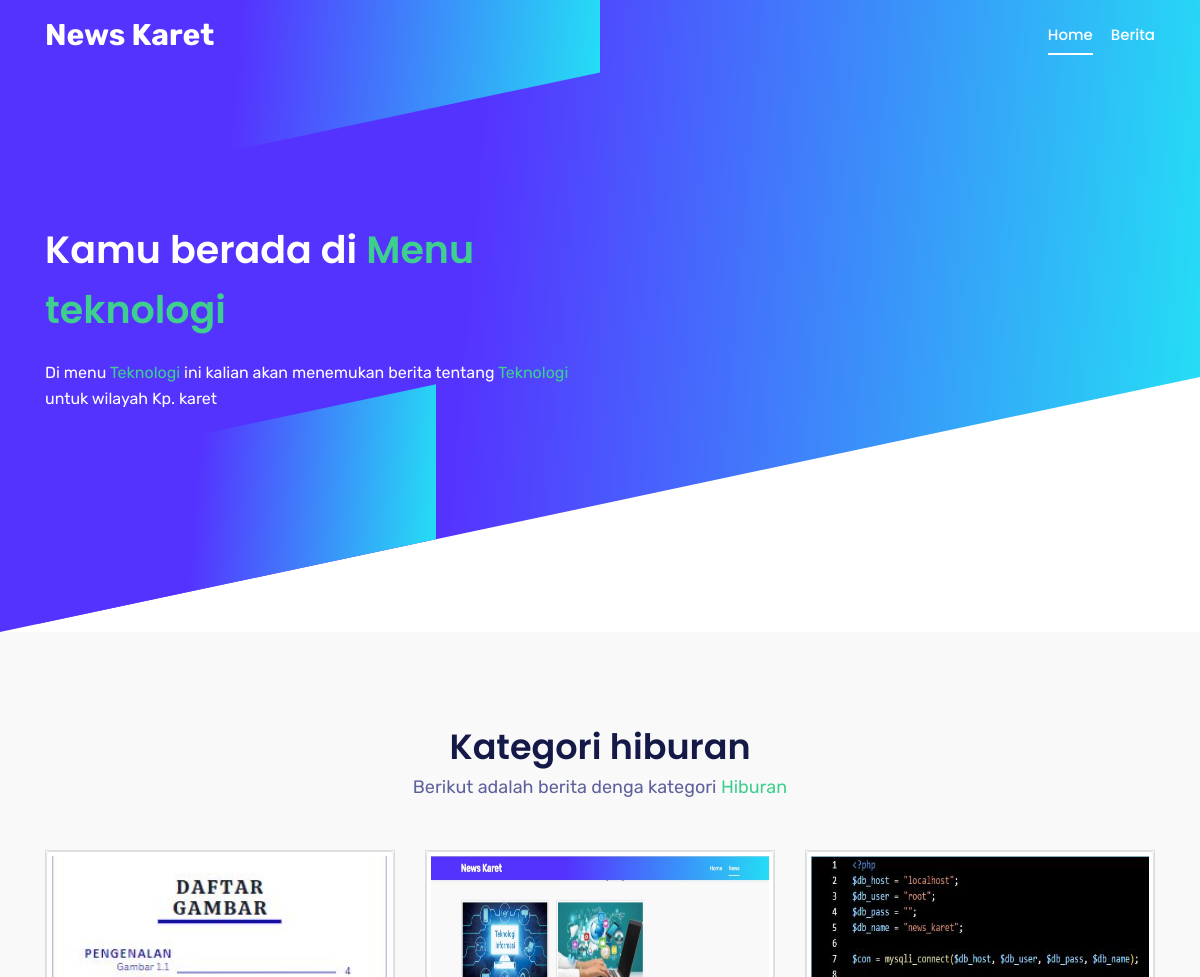
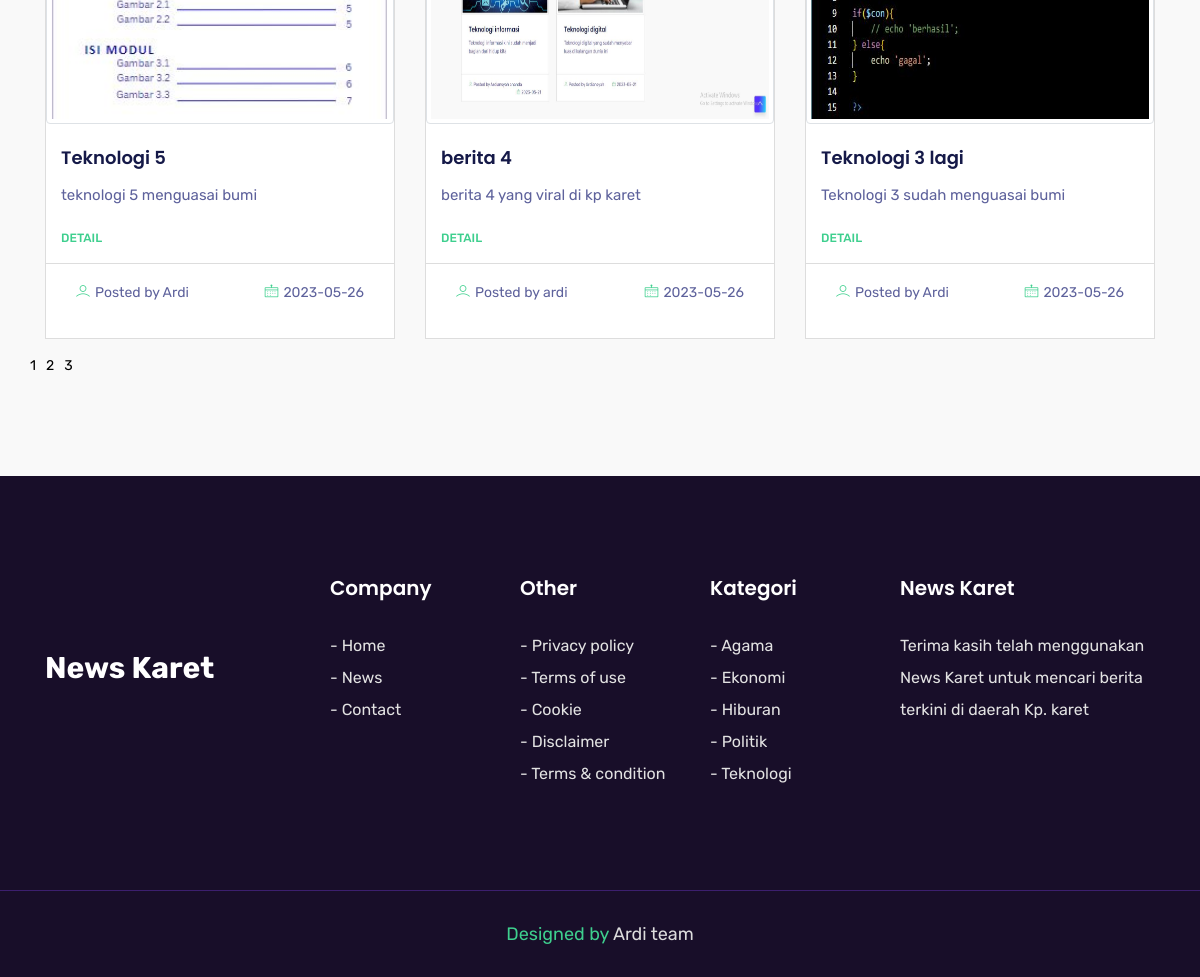
The app's page /berita-tentang/teknologi.php with its own data (2 pictures, top to bottom).
### tables this page shows
CREATE TABLE `teknologi` (
  `id` int(11) NOT NULL,
  `judul` varchar(100) NOT NULL,
  `nama_penulis` varchar(35) NOT NULL,
  `tgl_berita` date NOT NULL,
  `sub_judul` varchar(300) NOT NULL,
  `isi_berita` text NOT NULL,
  `gambar` varchar(255) NOT NULL
);

### berita-tentang/teknologi.php (the view, shortened to what this page needs)
<?php
include('../config/koneksi.php');
?>
<!DOCTYPE html>
<html lang="en">
  <head>
    <link rel="stylesheet" href="../assets/css/bootstrap.min.css" />
    <link rel="stylesheet" href="../assets/css/animate.css" />
    <link rel="stylesheet" href="../assets/css/LineIcons.css" />
    <link rel="stylesheet" href="../assets/css/owl.carousel.css" />
    <link rel="stylesheet" href="../assets/css/owl.theme.css" />
    <link rel="stylesheet" href="../assets/css/magnific-popup.css" />
    <link rel="stylesheet" href="../assets/css/nivo-lightbox.css" />
    <link rel="stylesheet" href="../assets/css/main.css" />
    <link rel="stylesheet" href="../assets/css/responsive.css" />
    <link rel="stylesheet" href="../https://unpkg.com/aos@next/dist/aos.css" />
    <link
      rel="stylesheet"
      href="https://cdnjs.cloudflare.com/ajax/libs/font-awesome/4.7.0/css/font-awesome.css"
    />
    <link href="https://unpkg.com/aos@2.3.1/dist/aos.css" rel="stylesheet">
  </head>
  <body>
    <header id="home" class="hero-area">
      <div class="overlay">
        <span></span>
        <span></span>
      </div>
      <nav
        class="navbar navbar-expand-md bg-inverse fixed-top scrolling-navbar"
      >
        <div class="container">
          <a href="" class="navbar-brand"
            ><span style="font-size: 30px; color: #fff"
              ><b>News Karet</b></span
            ></a
          >
          <div class="collapse navbar-collapse" id="navbarCollapse">
            <ul class="navbar-nav mr-auto w-100 justify-content-end">
              <li class="nav-item">
                <a class="nav-link page-scroll" href="#home">Home</a>
              </li>
              <li class="nav-item">
                <a class="nav-link page-scroll" href="#blog">Berita</a>
              </li>
            </ul>
          </div>
        </div>
      </nav>
      <div class="container">
        <div class="row space-100">
          <div class="col-lg-6 col-md-12 col-xs-12">
            <div data-aos="fade-right" class="contents">
              <h2 class="head-title">Kamu berada di <text style="color: #3ECF8E;;">Menu teknologi</text></h2>
              <p>
                Di menu <text style="color: #3ECF8E;;">Teknologi</text> ini kalian akan menemukan berita tentang <text style="color: #3ECF8E;;">Teknologi</text> untuk wilayah Kp. karet
              </p>
            </div>
          </div>
          <div data-aos="fade-left" class="col-lg-6 col-md-12 col-xs-12 p-0">
            <div class="intro-img">
            </div>
          </div>
        </div>
      </div>
    </header>
    <section id="blog" class="section">
      <div class="container">
        <div class="row">
          <div class="col-lg-12">
            <div class="blog-text section-header text-center">
              <div>
                <h2 class="section-title">Kategori hiburan</h2>
                <div class="desc-text">
                  <p>Berikut adalah berita denga kategori <text style="color: #3ECF8E;;">Hiburan</text></p>
                </div>
              </div>
            </div>
          </div>
        </div>
        <div class="row">
          <?php
            $perPage = 3;
            if(isset($_GET['Halaman'])){
              $page = $_GET['Halaman'];
            } else {
              $page = 1;
            }
            if($page > 1){
              $start = ($page * $perPage) - $perPage;
            } else {
              $start = 0;
            }
            $sql = "SELECT * FROM `teknologi` order by id desc LIMIT $start, $perPage";
            $hasil = mysqli_query($con, $sql);
            $d = mysqli_num_rows($hasil);
            if ($d > 0){
              while ($row = mysqli_fetch_array($hasil)){
          ?>
          <div class="col-lg-4 col-md-6 mb-3 col-xs-12 blog-item">
            <div class="blog-item-wrapper">
              <div class="blog-item-img">
                <a href="">
                  <?php
                    if ($row['gambar'] == ''){
                      echo '<img style="max-height:100px" class="img img-thumbnail" src="../gambar-berita/no-img.jpg">';
                    } else {
                      echo '<img style="width: 500px; height: 250px;" class="img img-thumbnail" src="../gambar-berita/' . $row['gambar'] . '">';
                    }
                  ?>
                </a>
              </div>
              <div class="blog-item-text">
                <h3>
                  <a href=""
                    ><?= $row['judul'] ?></a
                  >
                </h3>
                <p>
                  <?= $row['sub_judul'] ?>
                </p>
                <a href="" class="read-more">Detail</a>
              </div>
              <div class="author">
                <span class="name"
                  ><i class="lni-user"></i><a href="">Posted by <?= $row['nama_penulis'] ?></a></span
                >
                <span class="date float-right"
                  ><i class="lni-calendar"></i
                  ><a href="#"><?= $row['tgl_berita'] ?></a></span
                >
              </div>
            </div>
          </div>
          <?php
              }
            }
          ?>
          <?php
            $data = mysqli_query($con, "SELECT * FROM `teknologi`");
            $jmlBaris = mysqli_num_rows($data);
            $halaman = ceil($jmlBaris/$perPage);
            for($i = 1; $i<=$halaman; $i++){
              echo "<a href=?Halaman=$i class='page'>$i </a>";
            }
          ?>
        </div>
      </div>
    </section>
    <footer>
      <section id="footer-Content">
        <div class="container">
          <div class="row">
            <div class="col-lg-3 col-md-6 col-sm-6 col-xs-6 col-mb-12">
              <div class="footer-logo">
                <span style="font-size: 30px; color: #fff; padding-top: 70px"
                  ><b>News Karet</b></span
                >
              </div>
            </div>
            <div class="col-lg-2 col-md-6 col-sm-6 col-xs-6 col-mb-12">
              <div class="widget">
                <h3 class="block-title">Company</h3>
                <ul class="menu">
                  <li><a class="page-scroll" href="#home">- Home</a></li>
                  <li><a class="page-scroll" href="#blog">- News</a></li>
                  <li><a class="page-scroll" href="#contact">- Contact</a></li>
                </ul>
              </div>
            </div>
            <div class="col-lg-2 col-md-6 col-sm-6 col-xs-6 col-mb-12">
              <div class="widget">
                <h3 class="block-title">Other</h3>
                <ul class="menu">
                  <li><a href="https://www.privacypolicyonline.com/live.php?token=F5wZ03WVbTCAs8jaPyfwdPjCVoVo5yWf">- Privacy policy</a></li>
                  <li><a href="https://www.termsofusegenerator.net/live.php?token=u0C7q0P7bZkPHPCCmsvgCAJvcG0N5WE6">- Terms of use</a></li>
                  <li><a href="https://www.termsfeed.com/live/8293b5fb-f6ca-47f2-a1a3-36e7637ce6c6">- Cookie</a></li>
                  <li><a href="https://www.termsfeed.com/live/782c18dc-ce8f-4994-a22d-458009761b40">- Disclaimer</a></li>
                  <li><a href="https://www.termsfeed.com/live/42afb888-0158-4dea-865a-56b8cd1820f5">- Terms & condition</a></li>
                </ul>
              </div>
            </div>
            <div class="col-lg-2 col-md-6 col-sm-6 col-xs-6 col-mb-12">
              <div class="widget">
                <h3 class="block-title">Kategori</h3>
                <ul class="menu">
                  <li><a href="http://<?= $_SERVER['SERVER_NAME'] ?>/news-karet/berita-tentang/agama.php">- Agama</a></li>
                  <li><a href="http://<?= $_SERVER['SERVER_NAME'] ?>/news-karet/berita-tentang/ekonomi.php">- Ekonomi</a></li>
                  <li><a href="http://<?= $_SERVER['SERVER_NAME'] ?>/news-karet/berita-tentang/hiburan.php">- Hiburan</a></li>
                  <li><a href="http://<?= $_SERVER['SERVER_NAME'] ?>/news-karet/berita-tentang/politik.php">- Politik</a></li>
                  <li><a href="http://<?= $_SERVER['SERVER_NAME'] ?>/news-karet/berita-tentang/teknologi.php">- Teknologi</a></li>
                </ul>
              </div>
            </div>
            <div class="col-lg-3 col-md-6 col-sm-6 col-xs-6 col-mb-12">
              <div class="widget">
                <h3 class="block-title">News Karet</h3>
                <p>
                  Terima kasih telah menggunakan News Karet untuk mencari berita
                  terkini di daerah Kp. karet
                </p>
              </div>
            </div>
          </div>
        </div>
        <div class="copyright">
          <div class="container">
            <div class="row">
              <div class="col-md-12">
                <div class="site-info text-center">
                  <p>
                    Designed by
                    <a href="https://github.com/ardiansyah835" rel="nofollow" target="_blank"
                      >Ardi team</a
                    >
                  </p>
                </div>
              </div>
            </div>
          </div>
        </div>
      </section>
    </footer>
  </body>
</html>

### assets/css/responsive.css (style rules this page uses)
@media only screen and (min-width: 992px) and (max-width: 1280px) { .navbar-expand-md .navbar-nav .nav-link { font-size: 15px; padding: 8px 0px; margin-left: 18px; } }
@media only screen and (min-width: 992px) and (max-width: 1280px) { .hero-area .contents h2 { font-size: 38px; } }
@media only screen and (min-width: 992px) and (max-width: 1280px) { .section { padding: 100px 0px; } }
@media only screen and (min-width: 992px) and (max-width: 1280px) { #blog .blog-item-wrapper .blog-item-text { padding: 20px 15px 15px 15px; } }
@media only screen and (min-width: 992px) and (max-width: 1280px) { #blog .blog-item-wrapper h3 { font-size: 18px; } }
@media only screen and (min-width: 992px) and (max-width: 1280px) { #blog .blog-item-wrapper a.read-more { font-size: 12px; } }
@media only screen and (min-width: 992px) and (max-width: 1280px) { #footer-Content { padding-top: 100px; } }
@media only screen and (min-width: 992px) and (max-width: 1280px) { #footer-Content .copyright { margin-top: 100px; } }
@media only screen and (min-width: 992px) and (max-width: 1280px) { .hero-area .contents p { color: #fff; font-size: 16px; line-height: 26px; } }

### berita-tentang/teknologi.php (style rules this page uses)
.page { letter-spacing: 10px; float: right; }

### records on screen
teknologi: gambar (picture), judul "Teknologi 5", sub_judul "teknologi 5 menguasai bumi", nama_penulis "Ardi", tgl_berita "2023-05-26"
teknologi: gambar (picture), judul "berita 4", sub_judul "berita 4 yang viral di kp karet", nama_penulis "ardi", tgl_berita "2023-05-26"
teknologi: gambar (picture), judul "Teknologi 3 lagi", sub_judul "Teknologi 3 sudah menguasai bumi", nama_penulis "Ardi", tgl_berita "2023-05-26"
